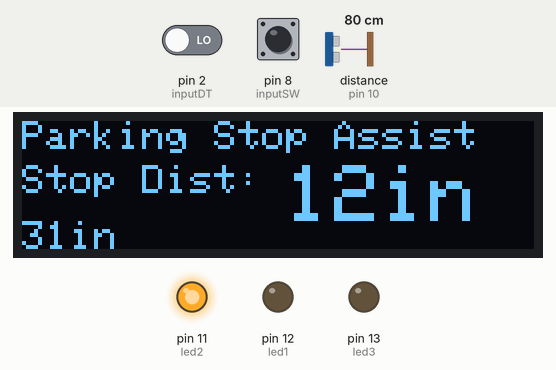
This sketch was run on a simulated Arduino Uno, built with avr-gcc and run on an emulated ATmega328P. Shown: 128×32 one-colour display, output pins drawn as LEDs (lit = HIGH). Wiring (inferred from the names in the program): ultrasonic range finder: trigger pin 9; echo pin 10. Inputs (shaded band) come from the test bench; at power-on: distance to the obstacle (sensor on pin 10) 80 cm, pin 8 (inputSW) HIGH, pin 2 (inputDT) LOW. The echo pulse lasts 58.3 µs per cm; pins used as bus, display or sensor lines are not drawn; what the sketch prints to the serial monitor is not drawn.

Above: at 3.2 s.
3.3 s: distance to the obstacle (sensor on pin 10) set to 38 cm
At 4.1 s:
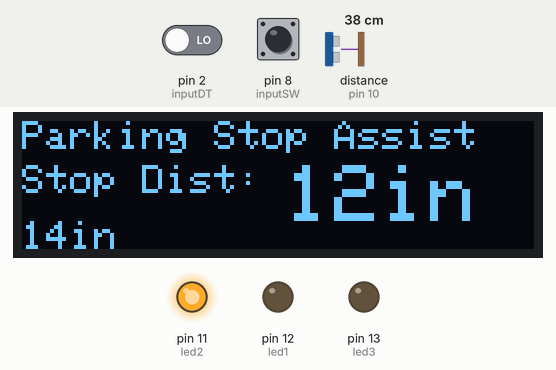
4.8 s: distance to the obstacle (sensor on pin 10) set to 31 cm
At 6.0 s:
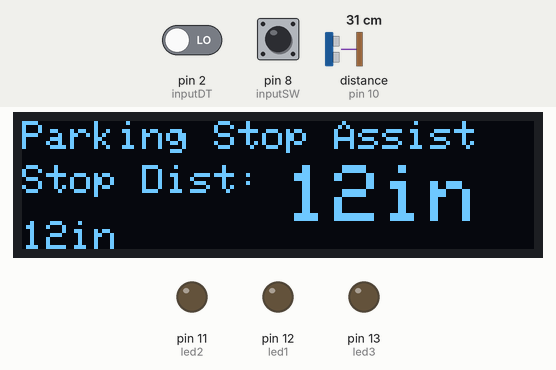
6.3 s: distance to the obstacle (sensor on pin 10) set to 27 cm
At 7.3 s:
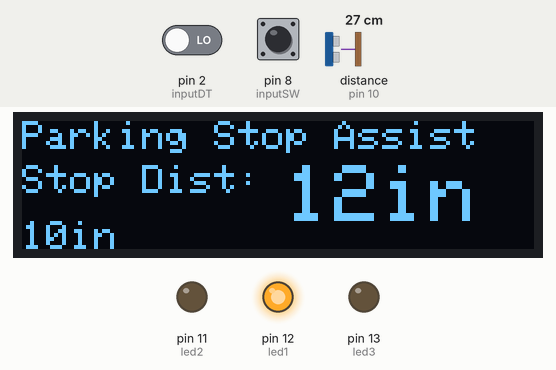
7.8 s: pin 8 (inputSW) pulled LOW for 0.15 s
At 8.7 s:
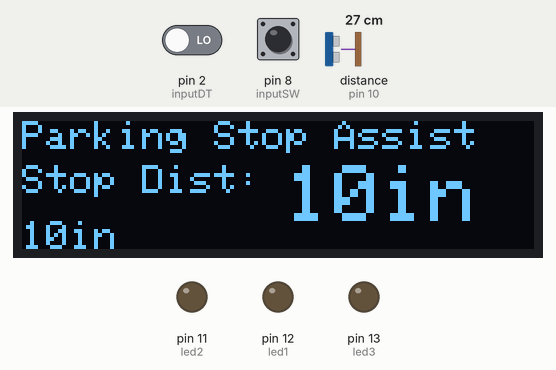
9.4 s: distance to the obstacle (sensor on pin 10) set to 31 cm
At 10.1 s:
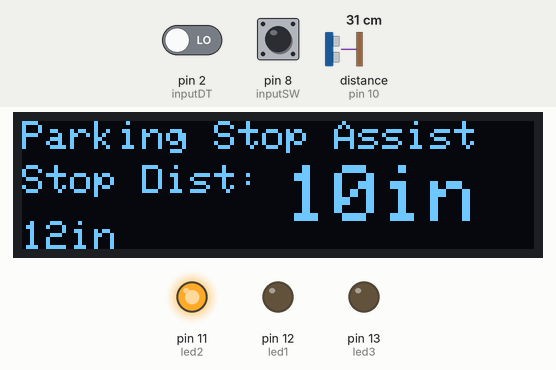
10.9 s: distance to the obstacle (sensor on pin 10) set to 120 cm
At 11.5 s:
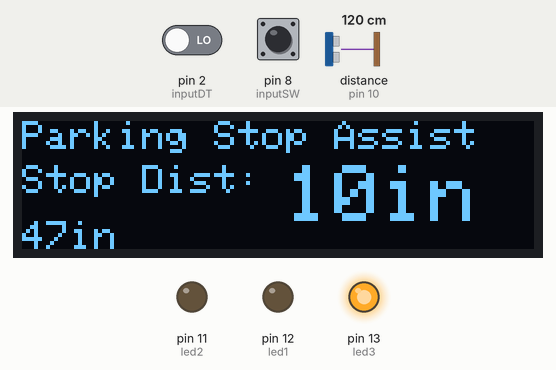
Timing chart, 0 to 13.4 s (numbered marks = the images above; inputs shaded):
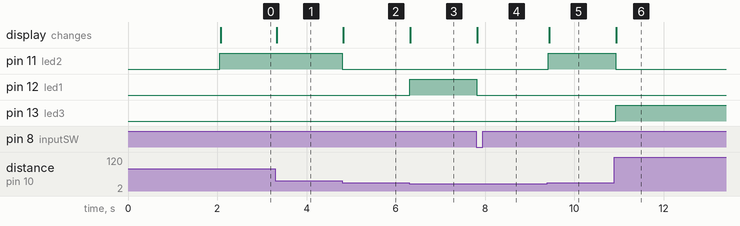

The sketch:

parking_assist_stoplight_original_code_by_Ty_Palowski.ino
```cpp
/*
 * Parking Assist Stoplight
 * Created by Ty Palowski
 * https://youtube.com/c/typalowski
 */

//For Rotary Encoder
int inputCLK = 4; //Encoder Pin CLK (Clock)
int inputDT = 2; //Encoder Pin DT (Data)
int inputSW = 8; //Encoder Pin SW (Switch)

int counter = 0;
int currentStateCLK = LOW;
int previousStateCLK = currentStateCLK;
int switchState = HIGH;

String encdir ="";

//For Ultrasonic Sensor
#define trigPin 9
#define echoPin 10

#define led1 12
#define led2 11
#define led3 13

int light1;
int light2;
int light3;
int distance1;

int const light1s = 12;
int const light2s = 24;
int const light3s = 48;

//For OLED Display
#include <SPI.h>
#include <Wire.h>
#include <Adafruit_GFX.h>
#include <Adafruit_SSD1306.h>

#define SCREEN_WIDTH 128 // OLED display width, in pixels
#define SCREEN_HEIGHT 32 // OLED display height, in pixels

// Declaration for an SSD1306 display connected to I2C (SDA, SCL pins)
#define OLED_RESET     4 // Reset pin # (or -1 if sharing Arduino reset pin)

Adafruit_SSD1306 display(SCREEN_WIDTH, SCREEN_HEIGHT, &Wire, OLED_RESET);

//#define LOGO_HEIGHT   16
//#define LOGO_WIDTH    16
const unsigned char myBitmap [] PROGMEM =
{ // 'stoplight and jeep, 128x32px
  0x00, 0x00, 0x0f, 0xc0, 0x00, 0x00, 0x00, 0x00, 0xff, 0xff, 0xff, 0xf0, 0x00, 0x00, 0x00, 0x00,
  0x00, 0x00, 0x1f, 0xf0, 0x00, 0x00, 0x00, 0x01, 0xff, 0xff, 0xff, 0xf8, 0x00, 0x00, 0x00, 0x00,
  0x00, 0x00, 0x7f, 0xf8, 0x00, 0x00, 0x00, 0x01, 0x80, 0x06, 0x00, 0x18, 0x00, 0x00, 0x00, 0x00,
  0x00, 0x00, 0xff, 0xfe, 0x00, 0x00, 0x00, 0x01, 0x80, 0x06, 0x00, 0x18, 0x00, 0x00, 0x00, 0x00,
  0x00, 0xff, 0xfc, 0xff, 0xfc, 0x00, 0x00, 0x01, 0xe0, 0x07, 0x80, 0x1c, 0x00, 0x00, 0x00, 0x00,
  0x00, 0xff, 0xf0, 0x3f, 0xfc, 0x00, 0x07, 0xc1, 0xe0, 0x07, 0x80, 0x0e, 0x00, 0x00, 0x00, 0x00,
  0x00, 0xff, 0xf0, 0x1f, 0xfc, 0x00, 0x07, 0xc1, 0xe0, 0x07, 0x80, 0x1e, 0x00, 0x00, 0x00, 0x00,
  0x00, 0x7f, 0xf0, 0x1f, 0xf8, 0x00, 0x06, 0xc1, 0xe0, 0x07, 0x80, 0x3e, 0x00, 0x00, 0x00, 0x00,
  0x00, 0x3f, 0xf0, 0x1f, 0xf0, 0x00, 0x07, 0xc1, 0xb0, 0x06, 0xc0, 0x3f, 0xff, 0x00, 0x00, 0x00,
  0x00, 0x0f, 0xf0, 0x3f, 0xe0, 0x00, 0x07, 0xcf, 0xf8, 0x07, 0xc0, 0x3f, 0xff, 0xff, 0x80, 0x00,
  0x00, 0x0f, 0xf8, 0x7f, 0xc0, 0x00, 0x07, 0xff, 0xff, 0xff, 0xff, 0xff, 0xff, 0xff, 0x80, 0x00,
  0x00, 0x01, 0xff, 0xfe, 0x00, 0x00, 0x07, 0xdf, 0xff, 0xff, 0xff, 0xff, 0xff, 0xff, 0xa0, 0x00,
  0x00, 0x00, 0xff, 0xfc, 0x00, 0x00, 0x07, 0xdf, 0xff, 0xff, 0xff, 0xff, 0xff, 0xff, 0xe0, 0x00,
  0x00, 0xff, 0xfe, 0xff, 0xfc, 0x00, 0x07, 0xdf, 0xff, 0xff, 0xff, 0xff, 0xff, 0xff, 0xe0, 0x00,
  0x00, 0xff, 0xf0, 0x3f, 0xfc, 0x00, 0x07, 0xff, 0xff, 0xff, 0xff, 0xff, 0xff, 0xff, 0xe0, 0x00,
  0x00, 0xff, 0xf0, 0x1f, 0xfc, 0x00, 0x07, 0xdf, 0xff, 0xff, 0xff, 0xff, 0xff, 0xff, 0xff, 0x00,
  0x00, 0x7f, 0xf0, 0x1f, 0xf8, 0x00, 0x07, 0xdf, 0xff, 0xff, 0xff, 0xff, 0xff, 0xff, 0xff, 0x00,
  0x00, 0x3f, 0xf0, 0x1f, 0xf8, 0x00, 0x07, 0xdf, 0xff, 0xff, 0xff, 0xff, 0xff, 0xff, 0xff, 0x00,
  0x00, 0x1f, 0xf0, 0x3f, 0xe0, 0x00, 0x00, 0x7f, 0xff, 0xff, 0xff, 0xff, 0xff, 0xff, 0xff, 0x00,
  0x00, 0x0f, 0xf8, 0x3f, 0xc0, 0x00, 0x00, 0xff, 0xff, 0xff, 0xff, 0xff, 0xff, 0xff, 0xfe, 0x00,
  0x00, 0x07, 0xff, 0xff, 0xc0, 0x00, 0x00, 0xff, 0xff, 0xff, 0xff, 0xff, 0xff, 0xff, 0xf0, 0x00,
  0x00, 0x00, 0xff, 0xfe, 0x00, 0x00, 0x00, 0xff, 0xff, 0xff, 0xff, 0xff, 0xff, 0xff, 0xe0, 0x00,
  0x00, 0x01, 0xff, 0xfe, 0x00, 0x00, 0x00, 0x07, 0xff, 0xff, 0xff, 0xff, 0xff, 0xff, 0xc0, 0x00,
  0x00, 0xff, 0xf8, 0x7f, 0xfc, 0x00, 0x00, 0x03, 0xff, 0xf6, 0x00, 0x00, 0x6f, 0xff, 0xc0, 0x00,
  0x00, 0xff, 0xf0, 0x3f, 0xfc, 0x00, 0x00, 0x03, 0xff, 0xf0, 0x00, 0x00, 0x07, 0xff, 0xc0, 0x00,
  0x00, 0xff, 0xf0, 0x1f, 0xfc, 0x00, 0x00, 0x03, 0xff, 0xf0, 0x00, 0x00, 0x0f, 0xff, 0xc0, 0x00,
  0x00, 0x7f, 0xe0, 0x1f, 0xf8, 0x00, 0x00, 0x01, 0xff, 0xe0, 0x00, 0x00, 0x07, 0xff, 0x80, 0x00,
  0x00, 0x3f, 0xf0, 0x1f, 0xf0, 0x00, 0x00, 0x01, 0xff, 0xe0, 0x00, 0x00, 0x07, 0xff, 0x80, 0x00,
  0x00, 0x0f, 0xf0, 0x3f, 0xc0, 0x00, 0x00, 0x00, 0xff, 0xc0, 0x00, 0x00, 0x03, 0xff, 0x00, 0x00,
  0x00, 0x0f, 0xfc, 0x7f, 0xc0, 0x00, 0x00, 0x00, 0x7f, 0x80, 0x00, 0x00, 0x01, 0xfe, 0x00, 0x00,
  0x00, 0x01, 0xff, 0xfe, 0x00, 0x00, 0x00, 0x00, 0x14, 0x00, 0x00, 0x00, 0x00, 0x38, 0x00, 0x00,
  0x00, 0x00, 0x7f, 0xf8, 0x00, 0x00, 0x00, 0x00, 0x00, 0x00, 0x00, 0x00, 0x00, 0x00, 0x00, 0x00};

void setup()
{ Serial.begin (9600);
  pinMode(trigPin, OUTPUT);
  pinMode(echoPin, INPUT);
  pinMode(led1, OUTPUT);
  pinMode(led2, OUTPUT);
  pinMode(led3, OUTPUT);

attachInterrupt(digitalPinToInterrupt(inputDT), update, CHANGE);

   // Set encoder pins as inputs
   pinMode (inputCLK, INPUT);
   pinMode (inputDT, INPUT);
   pinMode(inputSW, INPUT_PULLUP);

   // SSD1306_SWITCHCAPVCC = generate display voltage from 3.3V internally
  if(!display.begin(SSD1306_SWITCHCAPVCC, 0x3C)) { // Address 0x3C for 128x32
    Serial.println(F("SSD1306 allocation failed"));
    for(;;); // Don't proceed, loop forever
  }

  // Clear the buffer
  display.clearDisplay();
  display.setRotation (2);

  display.drawBitmap(0, 0, myBitmap, 128, 64, WHITE); // display.drawBitmap(x position, y position, bitmap data, bitmap width, bitmap height, color)

  // Show the display buffer on the screen. You MUST call display() after
  // drawing commands to make them visible on screen!
  display.display();
  delay(2000);
}

void loop(){
// BUTTON
  switchState = digitalRead(inputSW); // Read the digital value of the switch (LOW/HIGH)
  // If the switch is pressed (LOW), print message
if (switchState == LOW) {
   Serial.println("Switch pressed");
   counter = distance1 - light1s;
  }

 long duration, distance;
  digitalWrite(trigPin, LOW);
  delayMicroseconds(2); //2
  digitalWrite(trigPin, HIGH);
  delayMicroseconds(10);
  digitalWrite(trigPin, LOW);
  duration = pulseIn(echoPin, HIGH);
  distance = (duration/2) / 73.914; //29.1(cm)
  light1 = counter + light1s;
  light2 = light1 + light2s;
  light3 = light2 + light3s;
  distance1 = distance;


if (distance < light1)
 { //RED LIGHT
  digitalWrite(led1,HIGH);
  digitalWrite(led2,LOW);
  digitalWrite(led3,LOW);
 }
else if (distance > light1 && distance < light2)
 { //YELLOW LIGHT
  digitalWrite(led2,HIGH);
  digitalWrite(led1,LOW);
  digitalWrite(led3,LOW);
 }
else if (distance > light2 && distance < light3)
 { //GREEN LIGHT
  digitalWrite(led3,HIGH);
  digitalWrite(led1,LOW);
  digitalWrite(led2,LOW);
 }
else
 {
  digitalWrite(led1,LOW);
  digitalWrite(led2,LOW);
  digitalWrite(led3,LOW);
 }
  displayStopDist();
  display.display();
}

void update() {
    // Read the current state of inputCLK
   currentStateCLK = digitalRead(inputCLK);

   if ((previousStateCLK == LOW) && (currentStateCLK == HIGH)) {
   if (digitalRead(inputDT) == HIGH) {
       counter --;
        }
   else {
       counter ++;
        }
      }
   previousStateCLK = currentStateCLK;
}

void displayStopDist(){

  // Define d as Stop Distance
  float d = light1;
  float c = distance1;
  // Clear the display
  display.clearDisplay();
  //Set the color - always use white despite actual display color
  display.setTextColor(WHITE);
  //Set the font size
  display.setTextSize(1);
  //Set the cursor coordinates
  display.setCursor(0,0);
  display.print("Parking Stop Assist");
  display.setCursor(0,11);
  display.print("Stop Dist: ");
  display.setTextSize(2);
  display.print(d,0);
  display.print("in");
  display.setTextSize(1);
  display.setCursor(0,25);
  //display.print("Temperature: ");
  display.print(c,0);
  display.print("in");
}
```

Measured:
- the behaviour switches between 34 and 33 cm on distance to the obstacle (sensor on pin 10) (found by bisection; images 1 and 2)
- the behaviour switches between 31 and 30 cm on distance to the obstacle (sensor on pin 10) (found by bisection; images 2 and 3)
- the behaviour switches between 28 and 29 cm on distance to the obstacle (sensor on pin 10) (found by bisection; images 4 and 5)
- after the input at 3.3 s, the display: changes at once (image 1)
- after the input at 4.8 s, pin 11 (led2): HIGH → LOW at once; the display: changes at once (image 2)
- after the input at 6.3 s, pin 12 (led1): LOW → HIGH at once; the display: changes at once (image 3)
- after the input at 7.8 s, pin 12 (led1): HIGH → LOW at once; the display: changes at once (image 4)
- after the input at 9.4 s, pin 11 (led2): LOW → HIGH at once; the display: changes at once (image 5)
- after the input at 10.9 s, pin 11 (led2): HIGH → LOW at once; pin 13 (led3): LOW → HIGH at once; the display: changes at once (image 6)
